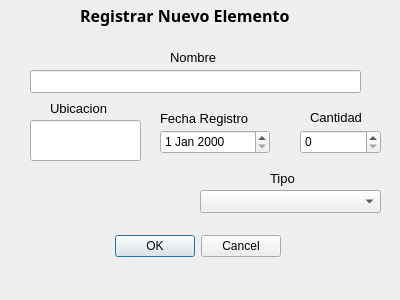
<?xml version="1.0" encoding="UTF-8"?>
<ui version="4.0">
 <class>ComponentDialog</class>
 <widget class="QDialog" name="ComponentDialog">
  <property name="geometry">
   <rect>
    <x>0</x>
    <y>0</y>
    <width>400</width>
    <height>300</height>
   </rect>
  </property>
  <property name="windowTitle">
   <string>Dialog</string>
  </property>
  <widget class="QDialogButtonBox" name="buttonBox">
   <property name="geometry">
    <rect>
     <x>110</x>
     <y>230</y>
     <width>171</width>
     <height>32</height>
    </rect>
   </property>
   <property name="orientation">
    <enum>Qt::Horizontal</enum>
   </property>
   <property name="standardButtons">
    <set>QDialogButtonBox::Cancel|QDialogButtonBox::Ok</set>
   </property>
  </widget>
  <widget class="QLineEdit" name="lineEdit">
   <property name="geometry">
    <rect>
     <x>30</x>
     <y>70</y>
     <width>331</width>
     <height>23</height>
    </rect>
   </property>
  </widget>
  <widget class="QComboBox" name="comboTipo">
   <property name="geometry">
    <rect>
     <x>200</x>
     <y>190</y>
     <width>181</width>
     <height>23</height>
    </rect>
   </property>
  </widget>
  <widget class="QSpinBox" name="spinBox">
   <property name="geometry">
    <rect>
     <x>300</x>
     <y>130</y>
     <width>81</width>
     <height>24</height>
    </rect>
   </property>
  </widget>
  <widget class="QLineEdit" name="lineEdit_2">
   <property name="geometry">
    <rect>
     <x>30</x>
     <y>120</y>
     <width>111</width>
     <height>41</height>
    </rect>
   </property>
  </widget>
  <widget class="QDateEdit" name="dateEdit">
   <property name="geometry">
    <rect>
     <x>160</x>
     <y>130</y>
     <width>110</width>
     <height>24</height>
    </rect>
   </property>
  </widget>
  <widget class="QLabel" name="label">
   <property name="geometry">
    <rect>
     <x>170</x>
     <y>50</y>
     <width>57</width>
     <height>15</height>
    </rect>
   </property>
   <property name="font">
    <font>
     <pointsize>10</pointsize>
    </font>
   </property>
   <property name="text">
    <string>Nombre</string>
   </property>
  </widget>
  <widget class="QLabel" name="label_2">
   <property name="geometry">
    <rect>
     <x>80</x>
     <y>0</y>
     <width>231</width>
     <height>31</height>
    </rect>
   </property>
   <property name="font">
    <font>
     <family>Source Code Pro</family>
     <pointsize>12</pointsize>
     <weight>75</weight>
     <bold>true</bold>
    </font>
   </property>
   <property name="text">
    <string>Registrar Nuevo Elemento</string>
   </property>
  </widget>
  <widget class="QLabel" name="label_3">
   <property name="geometry">
    <rect>
     <x>50</x>
     <y>100</y>
     <width>71</width>
     <height>16</height>
    </rect>
   </property>
   <property name="font">
    <font>
     <pointsize>10</pointsize>
    </font>
   </property>
   <property name="text">
    <string>Ubicacion</string>
   </property>
  </widget>
  <widget class="QLabel" name="label_4">
   <property name="geometry">
    <rect>
     <x>160</x>
     <y>110</y>
     <width>101</width>
     <height>16</height>
    </rect>
   </property>
   <property name="font">
    <font>
     <pointsize>10</pointsize>
    </font>
   </property>
   <property name="text">
    <string>Fecha Registro</string>
   </property>
  </widget>
  <widget class="QLabel" name="label_5">
   <property name="geometry">
    <rect>
     <x>310</x>
     <y>110</y>
     <width>57</width>
     <height>15</height>
    </rect>
   </property>
   <property name="font">
    <font>
     <pointsize>10</pointsize>
    </font>
   </property>
   <property name="text">
    <string>Cantidad</string>
   </property>
  </widget>
  <widget class="QLabel" name="label_6">
   <property name="geometry">
    <rect>
     <x>270</x>
     <y>170</y>
     <width>31</width>
     <height>16</height>
    </rect>
   </property>
   <property name="font">
    <font>
     <pointsize>10</pointsize>
    </font>
   </property>
   <property name="text">
    <string>Tipo</string>
   </property>
  </widget>
 </widget>
 <resources/>
 <connections>
  <connection>
   <sender>buttonBox</sender>
   <signal>accepted()</signal>
   <receiver>ComponentDialog</receiver>
   <slot>accept()</slot>
   <hints>
    <hint type="sourcelabel">
     <x>248</x>
     <y>254</y>
    </hint>
    <hint type="destinationlabel">
     <x>157</x>
     <y>274</y>
    </hint>
   </hints>
  </connection>
  <connection>
   <sender>buttonBox</sender>
   <signal>rejected()</signal>
   <receiver>ComponentDialog</receiver>
   <slot>reject()</slot>
   <hints>
    <hint type="sourcelabel">
     <x>316</x>
     <y>260</y>
    </hint>
    <hint type="destinationlabel">
     <x>286</x>
     <y>274</y>
    </hint>
   </hints>
  </connection>
 </connections>
</ui>
